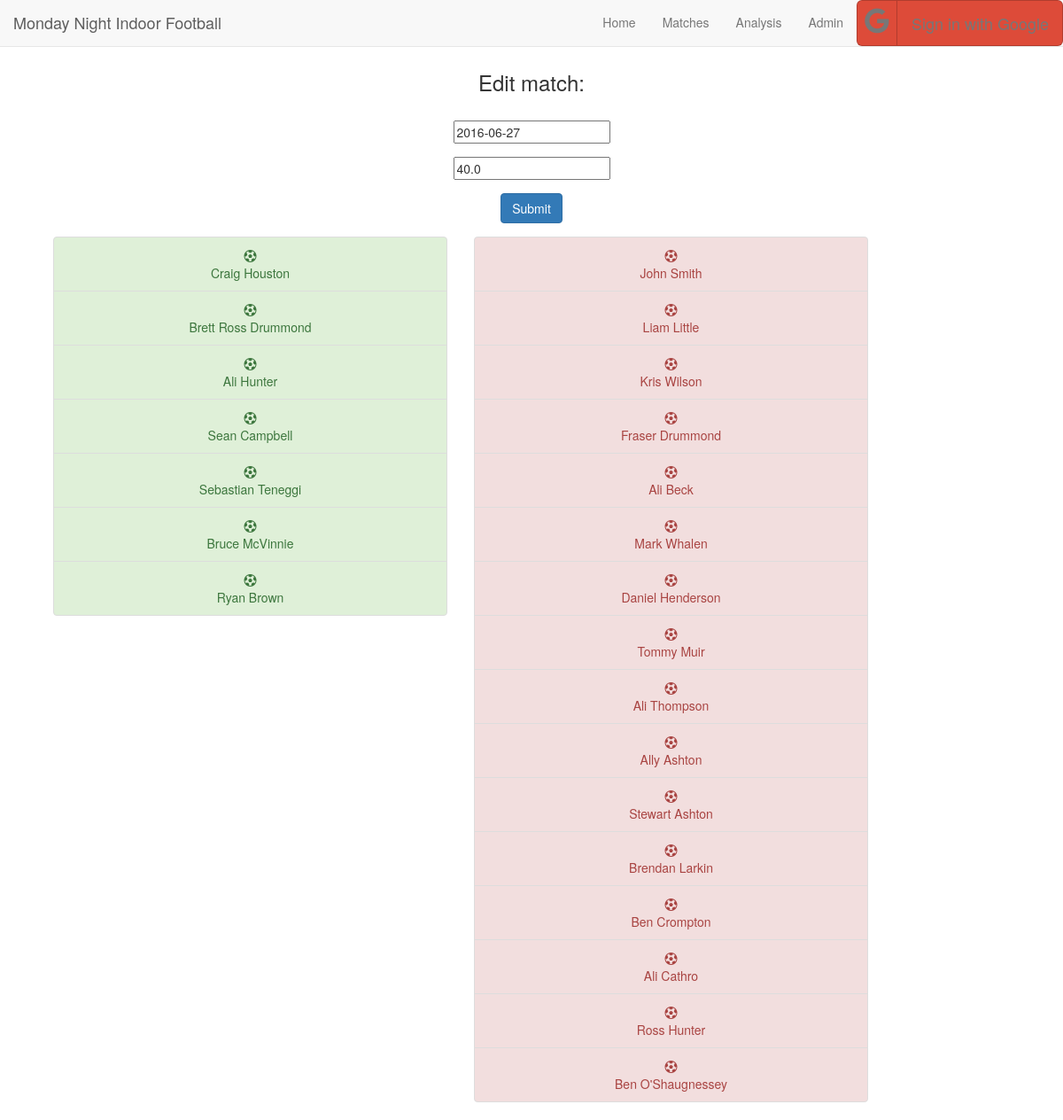
Screenshot of /matches/6/edit/ with the database file from the repository.
### www/models.py (models this page shows, shortened)
class Player(models.Model):
    firstname = models.CharField(max_length=30)
    lastname = models.CharField(max_length=30)
    image = models.CharField(max_length=200, blank=True, null=True)

### www/views.py (the view)
# urls.py: url(r'^matches/(?P<match_id>\d+)/edit/$', views.matches_edit,
def matches_edit(request, match_id):
    match = Match.objects.get(pk=match_id)
    if (request.method == 'POST'):
        form = MatchForm(data=request.POST, instance=match)
        if form.is_valid():
            form.save(commit = True)
        return redirect(reverse('matches'))
    else:
        match_dict = model_to_dict(match)
        form = MatchForm(match_dict)
        included_players = Player.objects.filter(appearance__match__id=match_id)
        excluded_players = Player.objects.exclude(pk__in=included_players)
        return render(request, 'matches_edit.html', {
            'form':form,
            'included_players':included_players,
            'excluded_players':excluded_players
            })

### www/forms.py
class MatchForm(forms.ModelForm):
    class Meta:
        model = Match
        fields = ['date', 'cost']
    def __init__(self, *args, **kwargs):
        super(MatchForm, self).__init__(*args, **kwargs)
        self.helper = FormHelper()
        self.helper.form_class = 'form-horizontal'
        self.helper.label_class = 'col-lg-2'
        self.helper.field_class = 'col-lg-8'
        self.helper.field_template = 'bootstrap3/layout/inline_field.html'
        self.helper.add_input(Submit('submit', 'Submit'))

### www/templates/matches_edit.html (shortened to what this page needs)
{% extends 'base.html' %}
{% load staticfiles %}
{% load crispy_forms_tags %}
{% block content %}
<div class="container text-center">
  {% if 'edit' in request.path %}
    <h3>Edit match:</h3>
  {% endif %}
  <br>
  {% crispy form form.helper %}
  <div class="container text-center">
    <div class="col-sm-5">
      <div id="includedPlayerList" class="list-group">
        {% for player in included_players %}
          <div id="included-player" class="list-group-item list-group-item-success">
            <span class="fa fa-soccer-ball-o" aria-hidden="true"></span>
            <div class="{{ player.id }}">{{ player.firstname }} {{ player.lastname }}
            </div>
          </div>
        {% endfor %}
      </div>
    </div>
    <div class="col-sm-5">
      <div id="excludedPlayerList" class="list-group">
        {% for player in excluded_players %}
          <div id="excluded-player" class="list-group-item list-group-item-danger">
            <span class="fa fa-soccer-ball-o" aria-hidden="true"></span>
            <div class="{{ player.id }}">{{ player.firstname }} {{ player.lastname }}
            </div>
          </div>
        {% endfor %}
      </div>
    </div>
  </div>
</div>
{% endblock %}

### rows the page displays
Player: firstname "Craig", lastname "Houston"
Player: firstname "Brett", lastname "Ross Drummond"
Player: firstname "Ali", lastname "Hunter"
Player: firstname "Sean", lastname "Campbell"
Player: firstname "Sebastian", lastname "Teneggi"
Player: firstname "Bruce", lastname "McVinnie"
Player: firstname "Ryan", lastname "Brown"
Player: firstname "John", lastname "Smith"
Player: firstname "Liam", lastname "Little"
Player: firstname "Kris", lastname "Wilson"
Player: firstname "Fraser", lastname "Drummond"
Player: firstname "Ali", lastname "Beck"
Player: firstname "Mark", lastname "Whalen"
Player: firstname "Daniel", lastname "Henderson"
Player: firstname "Tommy", lastname "Muir"
Player: firstname "Ali", lastname "Thompson"
Player: firstname "Ally", lastname "Ashton"
Player: firstname "Stewart", lastname "Ashton"
Player: firstname "Brendan", lastname "Larkin"
Player: firstname "Ben", lastname "Crompton"
Player: firstname "Ali", lastname "Cathro"
Player: firstname "Ross", lastname "Hunter"
Player: firstname "Ben", lastname "O'Shaugnessey"
